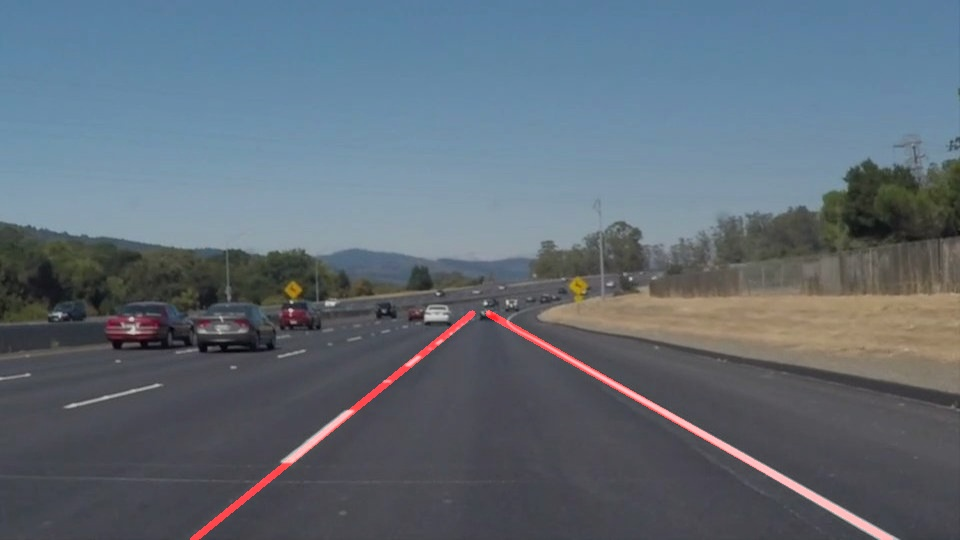
#> input picture test_images/result_solidWhiteCurve.jpg, 960 x 540 px, given in place of solidWhiteRight.jpg, which was not available
$ jupyter execute --allow-errors P1.ipynb   (shell and % lines are left out)   (text cells are left out)
#> lines starting #> are read from the running program, lines starting #| are printed output that depends on the picture; after the words box and inside, x2 and y2 are one past the last pixel; in counts of white or black regions, pixels touching at a corner belong together; pictures that were not available may be replaced by others from this repository, and a replacement may not be noted
[cell 1]
#importing some useful packages
import matplotlib.pyplot as plt
import matplotlib.image as mpimg
import numpy as np
import cv2
import os

[cell 2]
#reading in an image
image = mpimg.imread('test_images/solidWhiteRight.jpg')
#> image is the input picture: shape (540, 960, 3); mean R, G, B 96.2, 107.6, 118.4

#printing out some stats and plotting
print('This image is:', type(image), 'with dimensions:', image.shape)
#| This image is: <class 'numpy.ndarray'> with dimensions: (540, 960, 3)
plt.imshow(image)  # if you wanted to show a single color channel image called 'gray', for example, call as plt.imshow(gray, cmap='gray')

[cell 3]
import math

def grayscale(img):
    """Applies the Grayscale transform
    This will return an image with only one color channel
    but NOTE: to see the returned image as grayscale
    (assuming your grayscaled image is called 'gray')
    you should call plt.imshow(gray, cmap='gray')"""
    return cv2.cvtColor(img, cv2.COLOR_RGB2GRAY)
    # Or use BGR2GRAY if you read an image with cv2.imread()
    # return cv2.cvtColor(img, cv2.COLOR_BGR2GRAY)

def canny(img, low_threshold, high_threshold):
    """Applies the Canny transform"""
    return cv2.Canny(img, low_threshold, high_threshold)

def gaussian_blur(img, kernel_size):
    """Applies a Gaussian Noise kernel"""
    return cv2.GaussianBlur(img, (kernel_size, kernel_size), 0)

def region_of_interest(img, vertices):
    """
    Applies an image mask.

    Only keeps the region of the image defined by the polygon
    formed from `vertices`. The rest of the image is set to black.
    `vertices` should be a numpy array of integer points.
    """
    #defining a blank mask to start with
    mask = np.zeros_like(img)

    #defining a 3 channel or 1 channel color to fill the mask with depending on the input image
    if len(img.shape) > 2:
        channel_count = img.shape[2]  # i.e. 3 or 4 depending on your image
        ignore_mask_color = (255,) * channel_count
    else:
        ignore_mask_color = 255

    #filling pixels inside the polygon defined by "vertices" with the fill color
    cv2.fillPoly(mask, vertices, ignore_mask_color)

    #returning the image only where mask pixels are nonzero
    masked_image = cv2.bitwise_and(img, mask)
    return masked_image


def draw_lines(img, lines, color=[255, 0, 0], thickness=6):
    """
    NOTE: this is the function you might want to use as a starting point once you want to
    average/extrapolate the line segments you detect to map out the full
    extent of the lane (going from the result shown in raw-lines-example.mp4
    to that shown in P1_example.mp4).

    Think about things like separating line segments by their
    slope ((y2-y1)/(x2-x1)) to decide which segments are part of the left
    line vs. the right line.  Then, you can average the position of each of
    the lines and extrapolate to the top and bottom of the lane.

    This function draws `lines` with `color` and `thickness`.
    Lines are drawn on the image inplace (mutates the image).
    If you want to make the lines semi-transparent, think about combining
    this function with the weighted_img() function below
    """

    # Citation - Followed the previously recorded Q and A provided by Udacity in the project outline to help understand the structure.

    rm = [] # right slope
    lm = [] # left slope
    rc = [] # right center
    lc = [] # left center

    for line in lines:
        for x1,y1,x2,y2 in line:

            slope = (y2-y1)/(x2-x1)
            center = [(x1+x2)/2, (y2+y1)/2]

            # disguard anything with too high a slope
            if (abs(slope)< 10) & (abs(slope) > 0.2):

                # Right the right lines
                if (slope > 0):
                    rm.append(slope)
                    rc.append(center)
                # Find the left lines
                else:
                    lm.append(slope)
                    lc.append(center)

    #Find average slope
    r_slope = np.sum(rm)/len(rm)
    l_slope = np.sum(lm)/len(lm)

    # Find the center of the line.
    r_center = np.divide(np.sum(rc, axis=0), len(rc))
    l_center = np.divide(np.sum(lc, axis=0), len(lc))

    # Now find x1,x2, y1, y2
    # Assume x1,y1 is the center
    # calculate x2, y2 using the gradient.
    # y2-y1 = m(x2-x1)
    # Pick y2 to be the middle of the image

    # Need to find the location at the bottom of the image.

    #right
    y1 = img.shape[0]
    y2 = 0.58 * img.shape[0]
    x1 = r_center[0] - ((r_center[1] - y1)/r_slope)
    x2 = r_center[0] + ((y2-r_center[1])/r_slope)

    right = [x1,x2,y1,y2]

    # Now for the left side
    y1 = img.shape[0]
    y2 = 0.58 * img.shape[0]
    x1 = l_center[0] - ((l_center[1] - y1)/l_slope)
    x2 = l_center[0] + ((y2-l_center[1])/l_slope)

    left = [x1,x2,y1,y2]

    lines_final = [left,right]

    for line in lines_final:
        x1,x2,y1,y2 = line
        cv2.line(img, (int(x1), int(y1)), (int(x2), int(y2)), color, thickness)

def hough_lines(img, rho, theta, threshold, min_line_len, max_line_gap):
    """
    `img` should be the output of a Canny transform.

    Returns an image with hough lines drawn.
    """
    lines = cv2.HoughLinesP(img, rho, theta, threshold, np.array([]), minLineLength=min_line_len, maxLineGap=max_line_gap)
    line_img = np.zeros((img.shape[0], img.shape[1], 3), dtype=np.uint8)
    draw_lines(line_img, lines)
    return line_img

# Python 3 has support for cool math symbols.

def weighted_img(img, initial_img, α=0.8, β=1., γ=0.):
    """
    `img` is the output of the hough_lines(), An image with lines drawn on it.
    Should be a blank image (all black) with lines drawn on it.

    `initial_img` should be the image before any processing.

    The result image is computed as follows:

    initial_img * α + img * β + γ
    NOTE: initial_img and img must be the same shape!
    """
    return cv2.addWeighted(initial_img, α, img, β, γ)

[cell 4]
'''
# Lets visualise each of the images.
files = os.listdir('test_images/')
for image in files:
    print("test_images/"+ image)
    image  = mpimg.imread("test_images/"+ image)
    plt.imshow(image)
    plt.show()
'''

[cell 5]
# TODO: Build your pipeline that will draw lane lines on the test_images

#Want to create a function that will take an image through the pipeline.

def pipeline_image(file):

    # Step 1 Read in image
    image = mpimg.imread("test_images/"+ file)
    height = image.shape[0]
    width = image.shape[1]

    # Step 2 Make grey scale. We don't need the color
    image_grey = grayscale(image)
    plt.imshow(image_grey, cmap='gray')

    #save_image_examples(image_grey, filename='grey.jpg')

    # Step 2b guassian blue
    image_gaus = gaussian_blur(image_grey, 3)

    # Step 3 Canny Edge detection
    image_canny = canny(image_gaus, 50, 150)

    #save_image_examples(image_canny, filename='canny.jpg')

    # Step 4 retain only a small section for the view
    vertices = np.array([[(0.51*width, 0.58*height),(0.49*width, 0.58*height),(0,height),(width, height)]], dtype=np.int32)
    image_focus = region_of_interest(image_canny,vertices)

    # Steo 6 hough transform to find lines in the edges
    rho = 1
    theta = np.pi/180
    threshold = 35
    min_line_len =5
    max_line_gap = 2
    image_hough = hough_lines(image_focus, rho, theta, threshold, min_line_len, max_line_gap)

    # overlap images.
    overlap = weighted_img(image_hough,image)
    #save_image_examples(overlap, filename='extrap.jpg')

    end_output = overlap
    plt.imshow(end_output, cmap='gray')

    # Save the picture
    r,g,b = cv2.split((end_output))
    end_output_final = cv2.merge((b,g,r))
    cv2.imwrite("test_images/result_"+file, end_output_final)

def save_image_examples(image_to_save, filename):
    cv2.imwrite('examples/'+filename, image_to_save)

[cell 6]
pipeline_image('solidWhiteCurve.jpg')
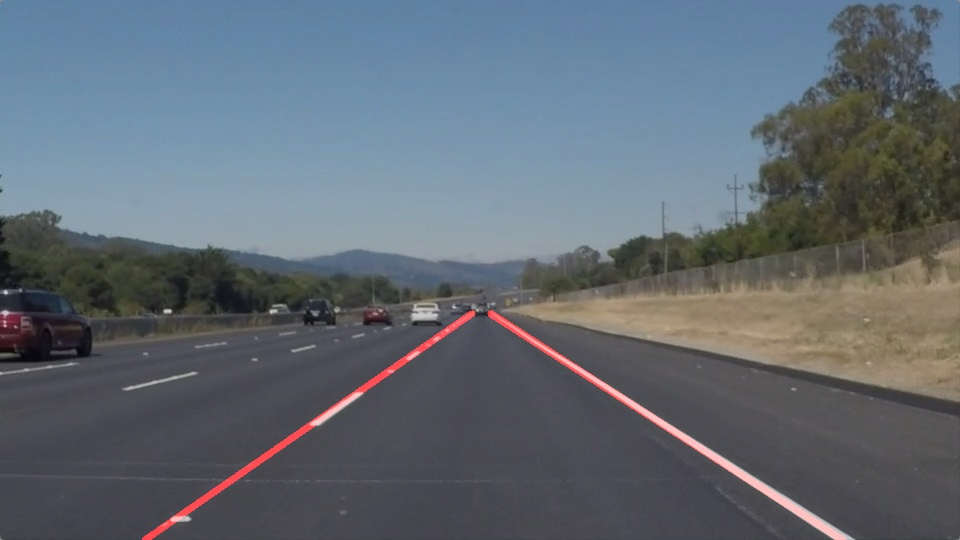
#> input picture test_images/result_solidWhiteRight.jpg, 960 x 540 px, given in place of solidWhiteCurve.jpg, which was not available
#> in pipeline_image, image is the input picture: shape (540, 960, 3); mean R, G, B 97.6, 106.1, 114.9
#> in grayscale, `return cv2.cvtColor(img, cv2.COLOR_RGB2GRAY)`:
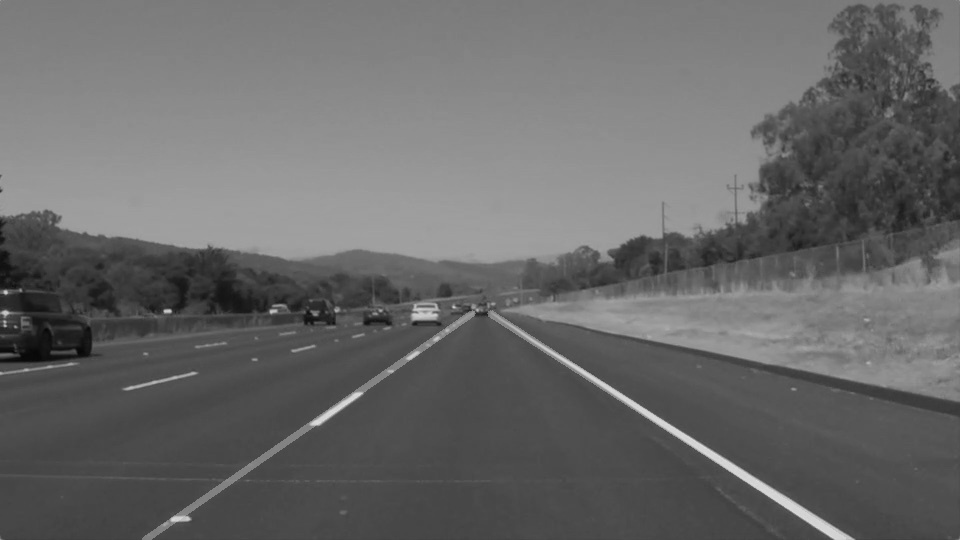
#> returned value: shape (540, 960); min 6, max 222, mean 104.5
#> in canny, `return cv2.Canny(img, low_threshold, high_threshold)`:
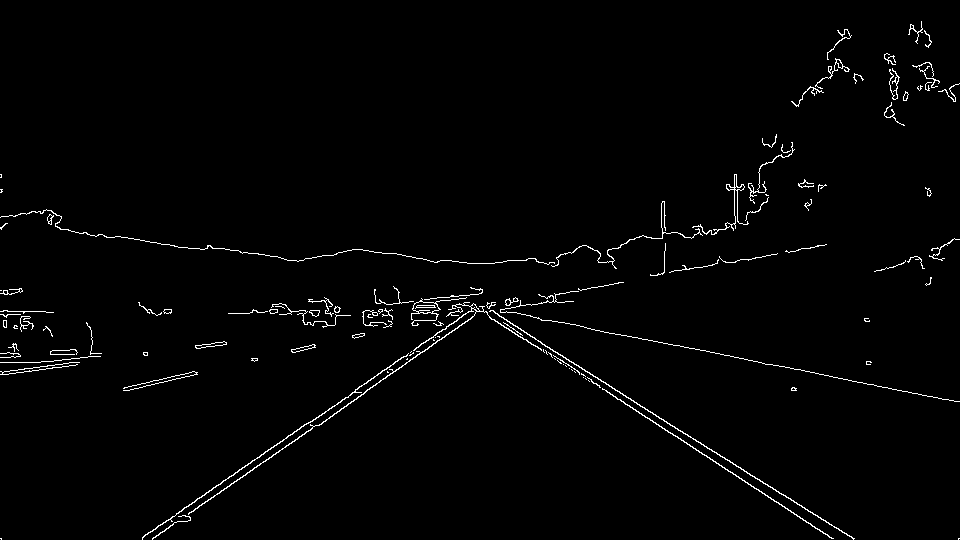
#> returned value: shape (540, 960); 1.6% white in thin lines or dots
#> in region_of_interest, `cv2.fillPoly(mask, vertices, ignore_mask_color)`:
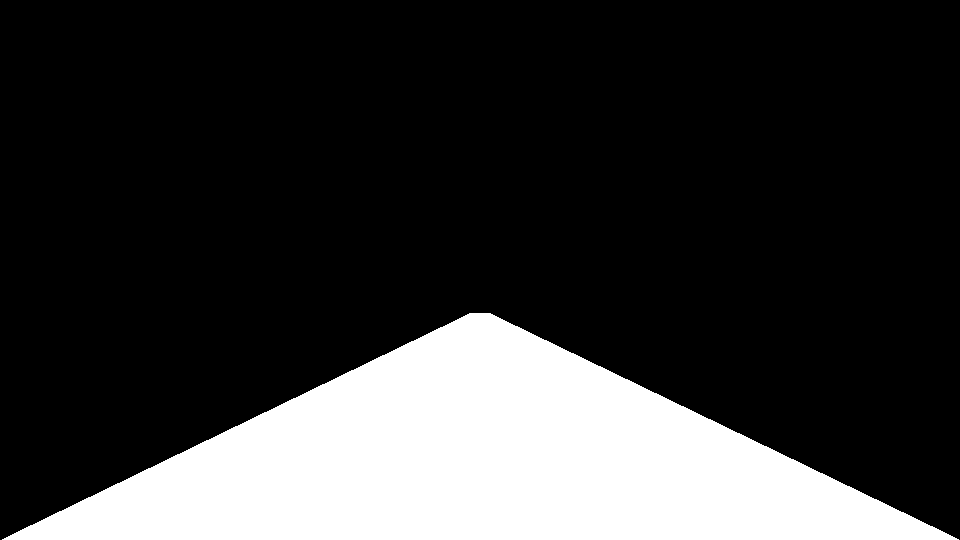
#> mask: shape (540, 960); 21.4% white; 1 white region, box (x1, y1, x2, y2) and area: (2, 313, 959, 540) 111131
#> in region_of_interest, `masked_image = cv2.bitwise_and(img, mask)`:
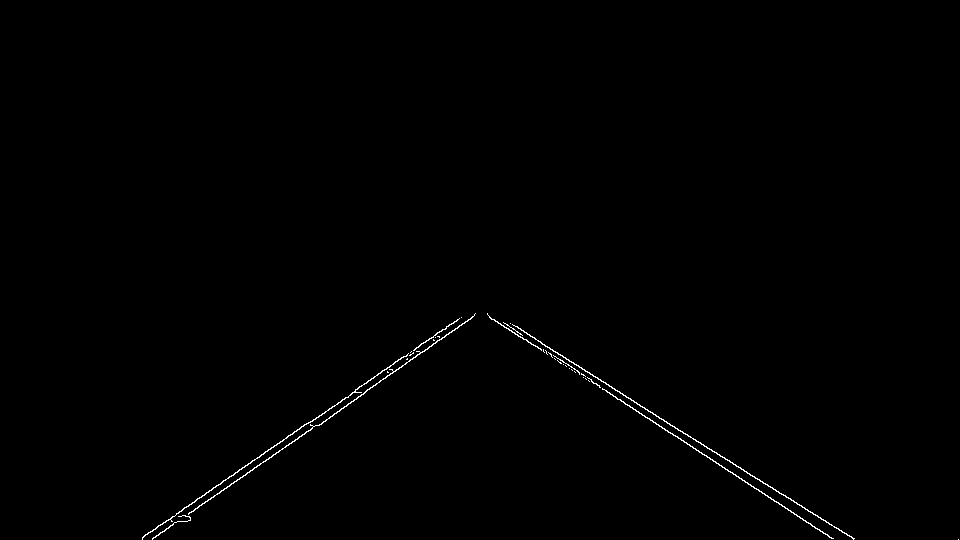
#> masked_image: shape (540, 960); 0.44% white in thin lines or dots, all inside (x1, y1, x2, y2) = (142, 313, 959, 540)
#> in hough_lines, `lines = cv2.HoughLinesP(img, rho, theta, threshold, np.array([]), minL..`: lines = 22 rows, first 6: [535, 339, 853, 538], [591, 381, 833, 538], [185, 516, 315, 425], [355, 389, 390, 365], [330, 416, 474, 315], [235, 472, 355, 391]
#> the loop in draw_lines, `for line in lines:` made 22 passes
#> line on passes 1 to 12: [[535, 339, 853, 538]], [[591, 381, 833, 538]], [[185, 516, 315, 425]], [[355, 389, 390, 365]], [[330, 416, 474, 315]], [[235, 472, 355, 391]], [[620, 399, 753, 486]], [[736, 476, 831, 538]], [[176, 513, 263, 454]], [[386, 369, 429, 338]], [[185, 515, 217, 493]], [[568, 365, 591, 380]]
#> after the loop in draw_lines, `for line in lines:`: lc = [[250, 470.5], [372.5, 377], [402, 365.5], [295, 431.5], [219.5, 483.5], [407.5, 353.5], [201, 504], [430.5, 346], [442, 330], [176.5, 513.5], [163.5, 530], [341.5, 408.5]]; lm = [-0.7, -0.686, -0.701, -0.675, -0.678, -0.721, -0.688, -0.699, -0.684, -0.681, -0.696, -0.702]; rc = [[694, 438.5], [712, 459.5], [686.5, 442.5], [783.5, 507], [579.5, 372.5], [518, 335], [560.5, 354.5], [513.5, 329], [560, 359.5], [540.5, 348.5]]; rm = [0.626, 0.649, 0.654, 0.653, 0.652, 0.655, 0.624, 0.706, 0.618, 0.636]
#> in draw_lines, `r_slope = np.sum(rm)/len(rm)`: r_slope = 0.647
#> in draw_lines, `l_slope = np.sum(lm)/len(lm)`: l_slope = -0.693
#> in draw_lines, `r_center = np.divide(np.sum(rc, axis=0), len(rc))`: r_center = [614.8, 394.6]
#> in draw_lines, `l_center = np.divide(np.sum(lc, axis=0), len(lc))`: l_center = [308.5, 426.1]
#> in draw_lines, `x1 = r_center[0] - ((r_center[1] - y1)/r_slope)`: x1 = 839.4
#> in draw_lines, `x2 = r_center[0] + ((y2-r_center[1])/r_slope)`: x2 = 489
#> in draw_lines, `right = [x1,x2,y1,y2]`: right = [839.4, 489, 540, 313.2]
#> in draw_lines, `x1 = l_center[0] - ((l_center[1] - y1)/l_slope)`: x1 = 144
#> in draw_lines, `x2 = l_center[0] + ((y2-l_center[1])/l_slope)`: x2 = 471.5
#> in draw_lines, `left = [x1,x2,y1,y2]`: left = [144, 471.5, 540, 313.2]
#> in draw_lines, `lines_final = [left,right]`: lines_final = [[144, 471.5, 540, 313.2], [839.4, 489, 540, 313.2]]
#> the loop in draw_lines, `for line in lines_final:` made 2 passes
#> in weighted_img, `return cv2.addWeighted(initial_img, α, img, β, γ)`:
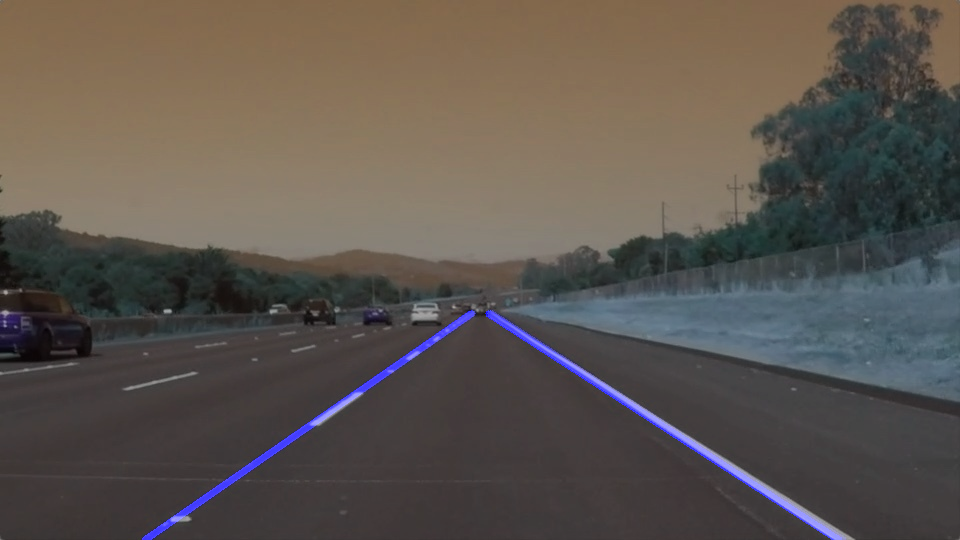
#> returned value: shape (540, 960, 3); mean of channels 0, 1, 2 78.9, 84.8, 91.9; drawn as B, G, R
#> in pipeline_image, `r,g,b = cv2.split((end_output))`:
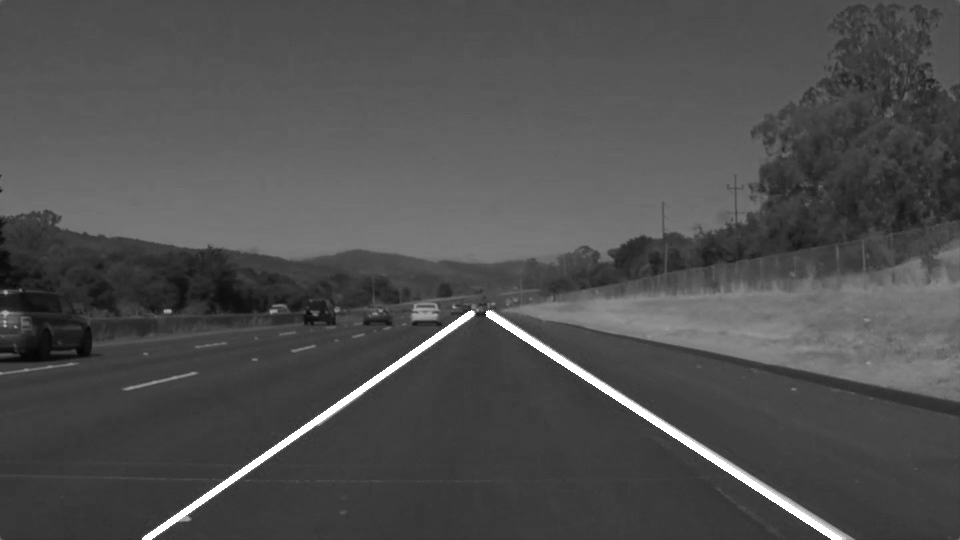
#> r: shape (540, 960); min 5, max 255, mean 78.9
#> in pipeline_image, `r,g,b = cv2.split((end_output))`:
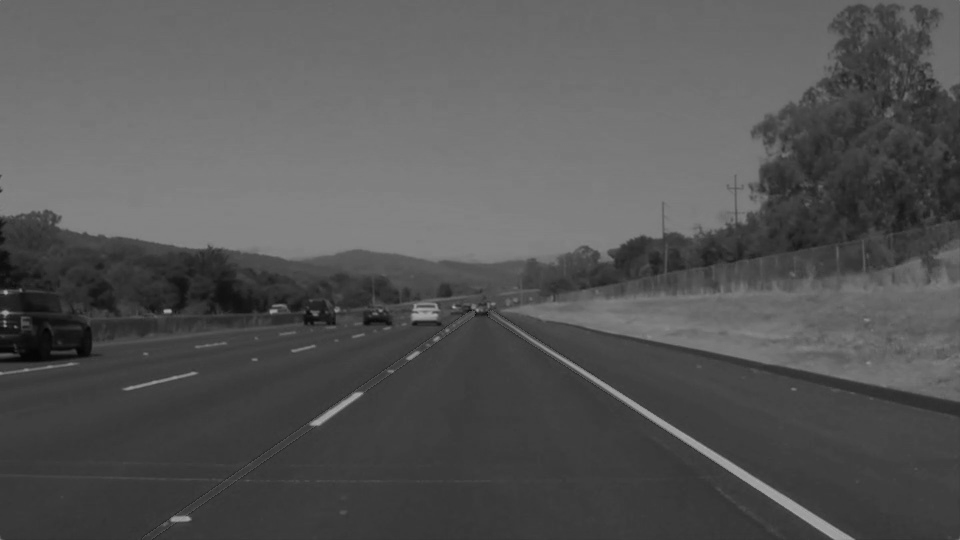
#> g: shape (540, 960); min 2, max 170, mean 84.8
#> in pipeline_image, `r,g,b = cv2.split((end_output))`:
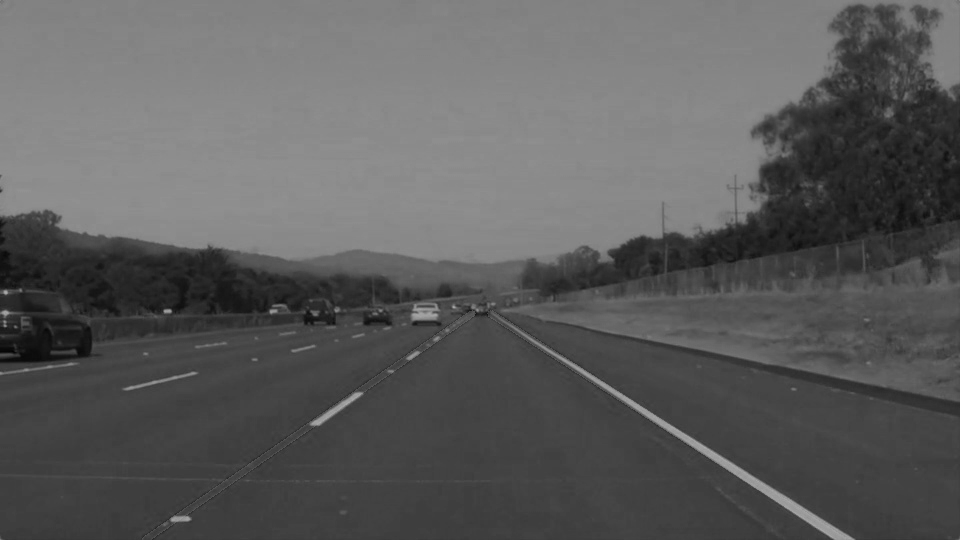
#> b: shape (540, 960); min 2, max 172, mean 91.9
